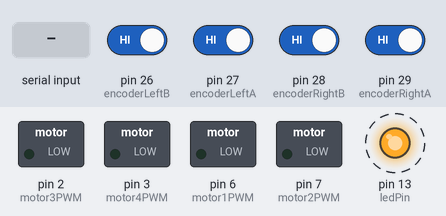
Recording of a sketch running on a simulated Arduino Mega 2560, built with avr-gcc and run on an emulated ATmega2560. Shown: switched loads named in the sketch (green lamp = pin HIGH), output pins drawn as LEDs (lit = HIGH). Dashed ring = blinking. The inputs (shaded band) are chosen by the test bench; at power-on: pin 26 (encoderLeftB), pin 27 (encoderLeftA), pin 28 (encoderRightB), pin 29 (encoderRightA) HIGH. What the sketch prints to the serial monitor is not drawn.

Above: at 1.2 s.
1.3 s: "ForwardSlow" received over Serial
At 1.7 s:
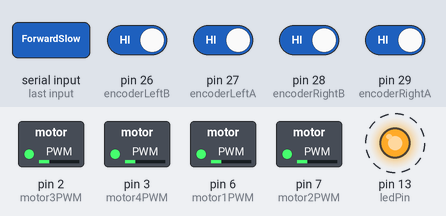
4.3 s: "ForwardHalf" received over Serial
At 4.83 s:
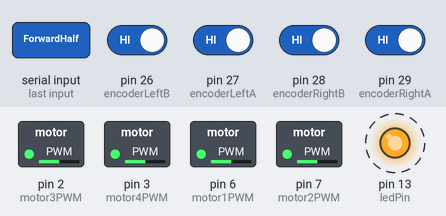
7.3 s: "ForwardFull" received over Serial
At 7.96 s:
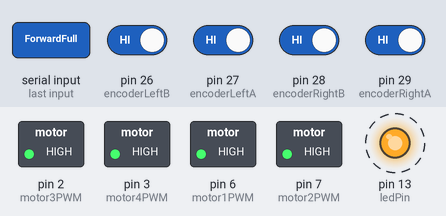
Timing chart, 0 to 16.3 s (numbered marks = the images above; inputs shaded):
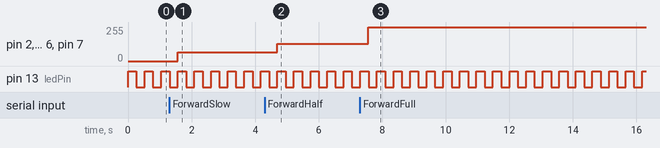

The sketch:

Encodertest.ino
```cpp
// LED
// *************************************************************************************************************************
#define ledPin 13                 // LED for heart beat

// Motors
// *************************************************************************************************************************
float motorStallLimit = 1.0;  // Stall limit for all motors

// Motor right front
#define motor1Direction 32
#define motor1PWM 6
#define motor1CurrentProbe A15
int motor1RawValue = 0;
float motor1FinalValue = 0.0;
boolean motor1Stall = false;

//Motor right back
#define motor2Direction 33
#define motor2PWM 7
#define motor2CurrentProbe A14
int motor2RawValue = 0;
float motor2FinalValue = 0.0;
boolean motor2Stall = false;

#define motor3Direction 30
#define motor3PWM 2
#define motor3CurrentProbe A13
int motor3RawValue = 0;
float motor3FinalValue = 0.0;
boolean motor3Stall = false;

#define motor4Direction 31
#define motor4PWM 3
#define motor4CurrentProbe A12
int motor4RawValue = 0;
float motor4FinalValue = 0.0;
boolean motor4Stall = false;

// Motor control
// *******************************************************************************************************************************
boolean emergencyStop = false;
boolean forward             = 0;
boolean backward            = 1;
int startAngle = 0;
int turnedAngle = 0;
boolean forwardStopCommand  = false; // Stop command
boolean forwardSlowCommand  = false; // Forward slow command
boolean forwardHalfCommand  = false; // Forward half command
boolean forwardFullCommand  = false; // Forward full command
boolean turnSlow45LeftCommand  = false; // Turn slow 45 degrees left
boolean turnSlow45RightCommand = false; // Turn slow 45 degrees right
boolean turnSlow90LeftCommand  = false; // Turn slow 90 degrees left
boolean turnSlow90RightCommand = false; // Turn slow 90 degrees right
boolean turnFinished        = true;
int stopDutyCycle           =   0;   //   0% of 256
int slowDutyCycle           =  64;   //  25% of 256
int halfDutyCycle           = 128;   //  50% of 256
int fullDutyCycle           = 255;   // 100% of 256

void MotorControl()
{
  if (emergencyStop || forwardStopCommand){         // Emergency stop or manually stop
    analogWrite(motor1PWM, stopDutyCycle);          // *******************************
    analogWrite(motor2PWM, stopDutyCycle);
    analogWrite(motor3PWM, stopDutyCycle);
    analogWrite(motor4PWM, stopDutyCycle);
    forwardStopCommand = false;
    forwardSlowCommand = false;
    forwardHalfCommand = false;
    forwardFullCommand = false;
    turnSlow45LeftCommand = false;
    turnSlow45RightCommand = false;
    turnSlow90LeftCommand = false;
    turnSlow90RightCommand = false;
    turnFinished = true;
    startAngle = 0;
  }

  if (forwardSlowCommand){                      // Forward slow
    digitalWrite(motor1Direction,forward);      // ************
    digitalWrite(motor2Direction,forward);
    digitalWrite(motor3Direction,forward);
    digitalWrite(motor4Direction,forward);
    analogWrite(motor1PWM, slowDutyCycle);
    analogWrite(motor2PWM, slowDutyCycle);
    analogWrite(motor3PWM, slowDutyCycle);
    analogWrite(motor4PWM, slowDutyCycle);
  }

  if (forwardHalfCommand){                      // Forward half
  digitalWrite(motor1Direction,forward);        // ************
  digitalWrite(motor2Direction,forward);
  digitalWrite(motor3Direction,forward);
  digitalWrite(motor4Direction,forward);
  analogWrite(motor1PWM, halfDutyCycle);
  analogWrite(motor2PWM, halfDutyCycle);
  analogWrite(motor3PWM, halfDutyCycle);
  analogWrite(motor4PWM, halfDutyCycle);
  }

  if (forwardFullCommand){                      // Forward full
  digitalWrite(motor1Direction,forward);        // ************
  digitalWrite(motor2Direction,forward);
  digitalWrite(motor3Direction,forward);
  digitalWrite(motor4Direction,forward);
  analogWrite(motor1PWM, fullDutyCycle);
  analogWrite(motor2PWM, fullDutyCycle);
  analogWrite(motor3PWM, fullDutyCycle);
  analogWrite(motor4PWM, fullDutyCycle);
  }
  return;
}


// Encoders
// *******************************************************************************************************************************

#define encoderRightA 29
#define encoderRightB 28
#define encoderLeftA 27
#define encoderLeftB 26

#define LT_PHASE_A digitalRead(encoderLeftA)
#define LT_PHASE_B digitalRead(encoderLeftB)
#define RT_PHASE_A digitalRead(encoderRightA)
#define RT_PHASE_B digitalRead(encoderRightB)
static volatile int16_t encDeltaLt, encDeltaRt;
static int16_t lastLt = 0, lastRt = 0;
int encLt = 0, encRt = 0;

ISR( TIMER2_COMPA_vect )
{
  int16_t val, diff;

  val = 0;
  if ( LT_PHASE_A ) val = 3;
  if ( LT_PHASE_B ) val ^= 1; // convert gray to binary
  diff = lastLt - val; // difference last - new
  if ( diff & 1 ) { // bit 0 = value (1)
    lastLt = val; // store new as next last
    encDeltaLt += (diff & 2) - 1; // bit 1 = direction (+/-)
  }
  val = 0;                                      // ?
  if ( RT_PHASE_A ) val = 3;
  if ( RT_PHASE_B ) val ^= 1; // convert gray to binary
  diff = lastRt - val; // difference last - new
  if ( diff & 1 ) { // bit 0 = value (1)
    lastRt = val; // store new as next last
    encDeltaRt += (diff & 2) - 1; // bit 1 = direction (+/-)
  }
  return;
}

void QuadratureEncoderInit(void)
{
  int16_t val;
  cli();
  TIMSK2 |= (1 << OCIE2A);
  val = 0;
  if (LT_PHASE_A) val = 3;                    // works correct
  if (LT_PHASE_B) val ^= 1;
  lastLt = val;
  encDeltaLt = 0;

  val = 0;
  if (RT_PHASE_A) val = 3;
  if (RT_PHASE_B) val ^= 1;
  lastRt = val;
  encDeltaRt = 0;

  encLt = 0;
  encRt = 0;
  sei();
  return;
}

int16_t QuadratureEncoderReadLt( void ) // read single step encoders (works correct)
{
  int16_t val;
  cli();
  val = encDeltaLt;
  encDeltaLt = 0;
  sei();
  return val; // counts since last call
}

int16_t QuadratureEncoderReadRt( void ) // read single step encoders
{
  int16_t val;
  cli();
  val = encDeltaRt;
  encDeltaRt = 0;
  sei();
  return val; // counts since last call
}

// Commands
// ***********************************************************************************************************************

const int bSize = 20;
int ByteCount;
char Buffer[bSize];  // Serial buffer
char Command[18];    // Arbitrary Value for command size
String CommandString = "";


void SerialParser(void)
{
  //  One command per line.
  //  Command Format: "up to 18 Letter command <\0>"
  //  count will  be below Zero on a timeout.
  //  read up to X chars or until EOT - in this case "\0"
  ByteCount = -1;
  ByteCount =  Serial.readBytesUntil('\0',Buffer,bSize);
  if (ByteCount  > 0) strcpy(Command,strtok(Buffer,"\0"));
  memset(Buffer, 0, sizeof(Buffer));   // Clear contents of Buffer
  Serial.flush();
}

void setup() {

  Serial.begin(250000);
  Serial.setTimeout(10);
  pinMode(ledPin, OUTPUT);

  // Encoder software initiation
  // ************************************************************************************************************
  QuadratureEncoderInit();


}

void loop() {

  // LED heart beat
  // *********************************************************************************************************************************
  digitalWrite(ledPin, digitalRead(ledPin) ^ 1);   // toggle LED pin by XOR
  delay(250);   // regulation of cycle time because of compass intermediateAngle calculation

  // Read encoders
  // *************************************************************************************************************************************
  encLt += QuadratureEncoderReadLt();
  encRt += QuadratureEncoderReadRt();

  // Motor control
  // *************************************************************************************************************************************

  MotorControl();

  // Send values to USB interface
  // *************************************************************************************************************************************

  Serial.println("");
  Serial.print ("Version: ");
  Serial.println(ARDUINO);

  Serial.print("EncLt: ");
  Serial.println(encLt, DEC);
  Serial.print("EncRt: ");
  Serial.println(encRt, DEC);

  // Get command from USB interface
  // *************************************************************************************************************************************

  SerialParser();
  if (ByteCount  > 0) {
    CommandString = Command;
    if (CommandString.startsWith("Stop")) forwardStopCommand = true;
    if (CommandString.startsWith("ForwardSlow")) forwardSlowCommand = true;
    if (CommandString.startsWith("ForwardHalf")) forwardHalfCommand = true;
    if (CommandString.startsWith("ForwardFull")) forwardFullCommand = true;
    if (CommandString.startsWith("EncoderReset")) {encLt = 0; encRt = 0;}           // Encoder reset
  }

}
```

Measured:
- after the input at 1.3 s, pin 2 (motor3PWM), pin 3 (motor4PWM), pin 6 (motor1PWM), pin 7 (motor2PWM): 0/255 → 64/255 after 0.26 s
- after the input at 4.3 s, pin 2 (motor3PWM), pin 3 (motor4PWM), pin 6 (motor1PWM), pin 7 (motor2PWM): 64/255 → 128/255 after 0.39 s
- after the input at 7.3 s, pin 2 (motor3PWM), pin 3 (motor4PWM), pin 6 (motor1PWM), pin 7 (motor2PWM): 128/255 → 255/255 after 0.26 s
- by itself, pin 13 (ledPin): alternates HIGH for 0.26 s and LOW for 0.26 s
